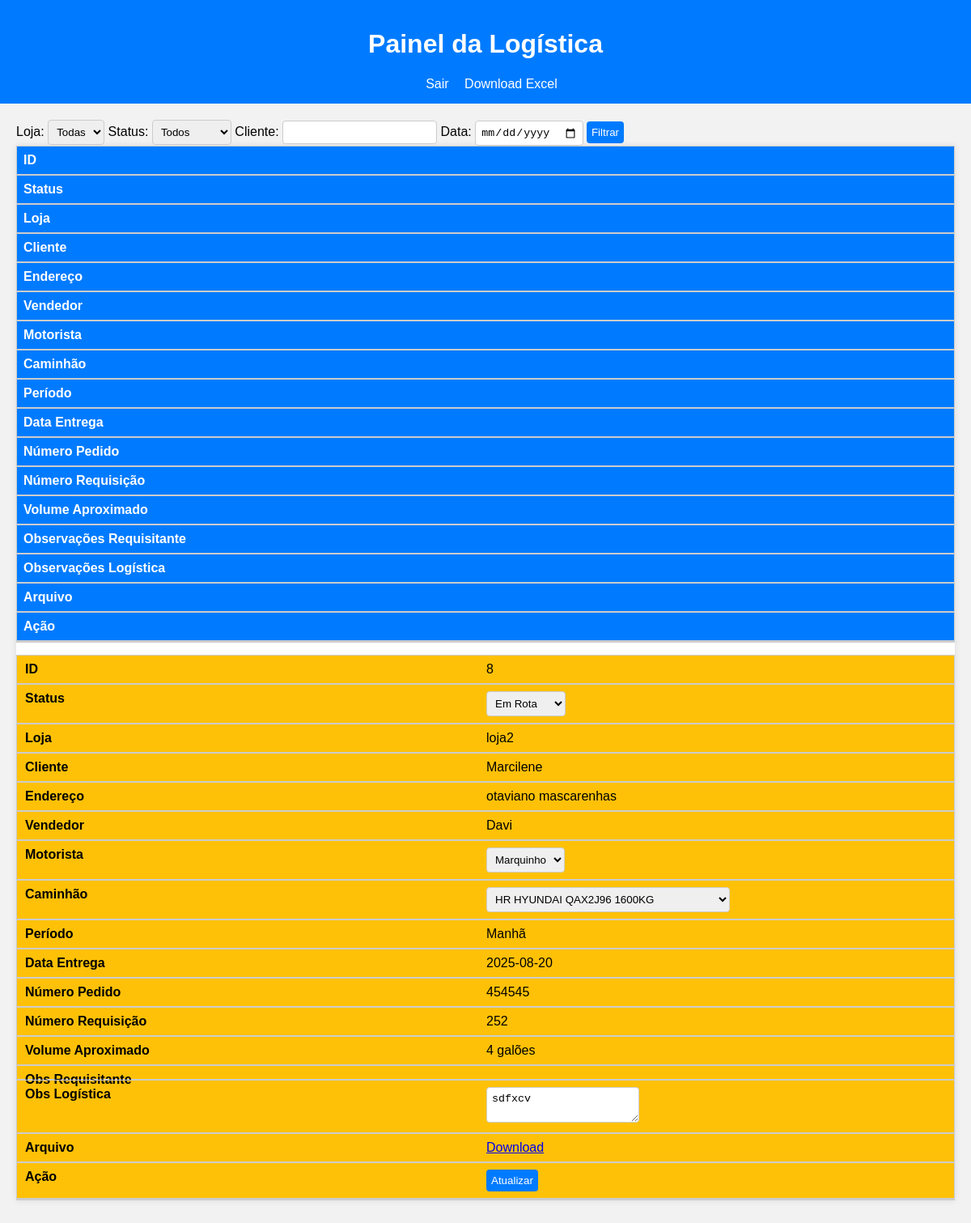
The page /logistica (signed in) on the database its author committed.
### tables this page shows
CREATE TABLE pedidos (
    id INTEGER PRIMARY KEY AUTOINCREMENT,
    vendedor TEXT,
    loja TEXT,
    cliente TEXT,
    endereco TEXT,
    numero_pedido TEXT,
    numero_requisicao TEXT,
    volume_aprox TEXT,
    periodo TEXT,
    data_entrega TEXT,
    status TEXT,
    motorista TEXT,
    caminhao TEXT,
    arquivo TEXT,
    obs_requisitante TEXT,
    obs_logistica TEXT,
    data_criacao TEXT
, volume_aproximado TEXT);

### app.py (the view, shortened to what this page needs)
@app.route("/logistica", methods=["GET", "POST"])
def logistica():
    if "user" not in session or session["user"] != "logistica":
        return redirect(url_for("login"))
    motoristas = ["Eraldo", "Marcílio", "Marquinho", "Nathan", "Humberto", "Marcos", "Claudinei"]
    caminhoes = [
        "HR HYUNDAI QAJ-3439 1600KG", "HR HYUNDAI QAR-7133 1600KG", "HR HYUNDAI QAX2J96 1600KG",
        "CARGO TOCO 11000KG FORD HTA-9094", "CARGO 15000KG FORD NRJ-6820", "CARGO 18000KG FORD TRUCK NRU-9420",
        "F-4000 FORD HSF-6714", "F-400 FORD HTI-3098"
    ]
    status_list = ["Pendente", "Em Rota", "Entregue", "Atrasado", "Correção", "Cancelado"]
    with sqlite3.connect(DB_NAME) as conn:
        c = conn.cursor()
        filtros = []
        parametros = []
        loja_f = request.args.get("loja")
        if loja_f:
            filtros.append("loja=?")
            parametros.append(loja_f)
        status_f = request.args.get("status")
        if status_f:
            filtros.append("status=?")
            parametros.append(status_f)
        cliente_f = request.args.get("cliente")
        if cliente_f:
            filtros.append("cliente LIKE ?")
            parametros.append(f"%{cliente_f}%")
        data_f = request.args.get("data")
        if data_f:
            filtros.append("data_entrega=?")
            parametros.append(data_f)
        query = "SELECT * FROM pedidos"
        if filtros:
            query += " WHERE " + " AND ".join(filtros)
        c.execute(query, tuple(parametros))
        pedidos = c.fetchall()
    return render_template("painel_logistica.html", pedidos=pedidos, motoristas=motoristas, caminhoes=caminhoes, status_list=status_list)

### templates/painel_logistica.html (shortened to what this page needs)
<!DOCTYPE html>
<html lang="pt-br">
<head>
    <link rel="stylesheet" href="{{ url_for('static', filename='style.css') }}">
</head>
<body>
    <header>
        <h1>Painel da Logística</h1>
        <a href="{{ url_for('logout') }}">Sair</a>
        <a href="{{ url_for('exportar') }}">Download Excel</a>
    </header>
    <main>
        <form method="GET">
            <label>Loja:</label>
            <select name="loja">
                <option value="">Todas</option>
            </select>
            <label>Status:</label>
            <select name="status">
                <option value="">Todos</option>
            </select>
            <label>Cliente:</label>
            <input type="text" name="cliente" value="{{ request.args.get('cliente','') }}">
            <label>Data:</label>
            <input type="date" name="data" value="{{ request.args.get('data','') }}">
            <button type="submit">Filtrar</button>
        </form>
        <table>
            <tr>
                <th>ID</th>
                <th>Status</th>
                <th>Loja</th>
                <th>Cliente</th>
                <th>Endereço</th>
                <th>Vendedor</th>
                <th>Motorista</th>
                <th>Caminhão</th>
                <th>Período</th>
                <th>Data Entrega</th>
                <th>Número Pedido</th>
                <th>Número Requisição</th>
                <th>Volume Aproximado</th>
                <th>Observações Requisitante</th>
                <th>Observações Logística</th>
                <th>Arquivo</th>
                <th>Ação</th>
            </tr>
            {% for p in pedidos %}
            <tr class="
                {% if p[10]=='Em Rota' %}status-emrota{% endif %}
            ">
                <td>{{ p[0] }}</td>
                <td>
                    <form method="POST">
                        <select name="status">
                            <option value="Em Rota" {% if p[10]=='Em Rota' %}selected{% endif %}>Em Rota</option>
                        </select>
                </td>
                <td>{{ p[2] }}</td>
                <td>{{ p[3] }}</td>
                <td>{{ p[4] }}</td>
                <td>{{ p[1] }}</td>
                <td>
                        <select name="motorista">
                            {% for m in motoristas %}
                                <option value="{{ m }}" {% if p[11]==m %}selected{% endif %}>{{ m }}</option>
                            {% endfor %}
                        </select>
                </td>
                <td>
                        <select name="caminhao">
                            {% for c in caminhoes %}
                                <option value="{{ c }}" {% if p[12]==c %}selected{% endif %}>{{ c }}</option>
                            {% endfor %}
                        </select>
                </td>
                <td>{{ p[8] }}</td>
                <td>{{ p[9] }}</td>
                <td>{{ p[5] }}</td>
                <td>{{ p[6] }}</td>
                <td>{{ p[7] }}</td>
                <td>{{ p[14] }}</td>
                <td><textarea name="obs_logistica">{{ p[15] }}</textarea></td>
                <td>
                    {% if p[13] %}
                        <a href="{{ url_for('static', filename=p[13]) }}" target="_blank">Download</a>
                    {% else %}-{% endif %}
                </td>
                <td>
                        <button type="submit">Atualizar</button>
                </td>
            </tr>
            {% endfor %}
        </table>
    </main>
</body>
</html>

### static/style.css (style rules this page uses)
body { font-family: Arial, sans-serif; background-color: #f2f2f2; margin: 0; padding: 0; }
header { background-color: #007bff; color: white; padding: 15px; text-align: center; position: relative; }
header a { color: white; text-decoration: none; margin-left: 15px; }
main { padding: 20px; }
table { width: 100%; border-collapse: collapse; background-color: #fff; box-shadow: 0 0 8px rgba(0,0,0,0.1); }
th, td { border: 1px solid #ccc; padding: 8px; text-align: left; }
th { background-color: #007bff; color: white; }
select, input, textarea, button { padding: 6px; border-radius: 4px; border: 1px solid #ccc; }
button { background-color: #007bff; color: white; border: none; cursor: pointer; }
.status-emrota { background-color: #ffc107; color: black; }
@media (max-width: 1200px) { table, thead, tbody, th, td, tr { display: block; } }
@media (max-width: 1200px) { th, td { box-sizing: border-box; width: 100%; } }
@media (max-width: 1200px) { th { background-color: #007bff; color: white; text-align: left; } }
@media (max-width: 1200px) { tr { margin-bottom: 15px; border-bottom: 2px solid #ccc; } }
@media (max-width: 1200px) { td { text-align: left; padding-left: 50%; position: relative; } }
@media (max-width: 1200px) { td::before { position: absolute; left: 10px; width: 45%; white-space: nowrap; font-weight: bold; } }
@media (max-width: 1200px) { td:nth-of-type(1)::before { content: "ID"; } }
@media (max-width: 1200px) { td:nth-of-type(2)::before { content: "Status"; } }
@media (max-width: 1200px) { td:nth-of-type(3)::before { content: "Loja"; } }
@media (max-width: 1200px) { td:nth-of-type(4)::before { content: "Cliente"; } }
@media (max-width: 1200px) { td:nth-of-type(5)::before { content: "Endereço"; } }
@media (max-width: 1200px) { td:nth-of-type(6)::before { content: "Vendedor"; } }
@media (max-width: 1200px) { td:nth-of-type(7)::before { content: "Motorista"; } }
@media (max-width: 1200px) { td:nth-of-type(8)::before { content: "Caminhão"; } }
@media (max-width: 1200px) { td:nth-of-type(9)::before { content: "Período"; } }
@media (max-width: 1200px) { td:nth-of-type(10)::before { content: "Data Entrega"; } }
@media (max-width: 1200px) { td:nth-of-type(11)::before { content: "Número Pedido"; } }
@media (max-width: 1200px) { td:nth-of-type(12)::before { content: "Número Requisição"; } }
@media (max-width: 1200px) { td:nth-of-type(13)::before { content: "Volume Aproximado"; } }
@media (max-width: 1200px) { td:nth-of-type(14)::before { content: "Obs Requisitante"; } }
@media (max-width: 1200px) { td:nth-of-type(15)::before { content: "Obs Logística"; } }
@media (max-width: 1200px) { td:nth-of-type(16)::before { content: "Arquivo"; } }
@media (max-width: 1200px) { td:nth-of-type(17)::before { content: "Ação"; } }

### rows shown on the page
pedidos: id "8", status "Em Rota", loja "loja2", cliente "Marcilene", endereco "otaviano mascarenhas", vendedor "Davi", motorista "Marquinho", caminhao "HR HYUNDAI QAX2J96 1600KG", periodo "Manhã", data_entrega "2025-08-20", numero_pedido "454545", numero_requisicao "252", volume_aprox "4 galões", obs_logistica "sdfxcv"
